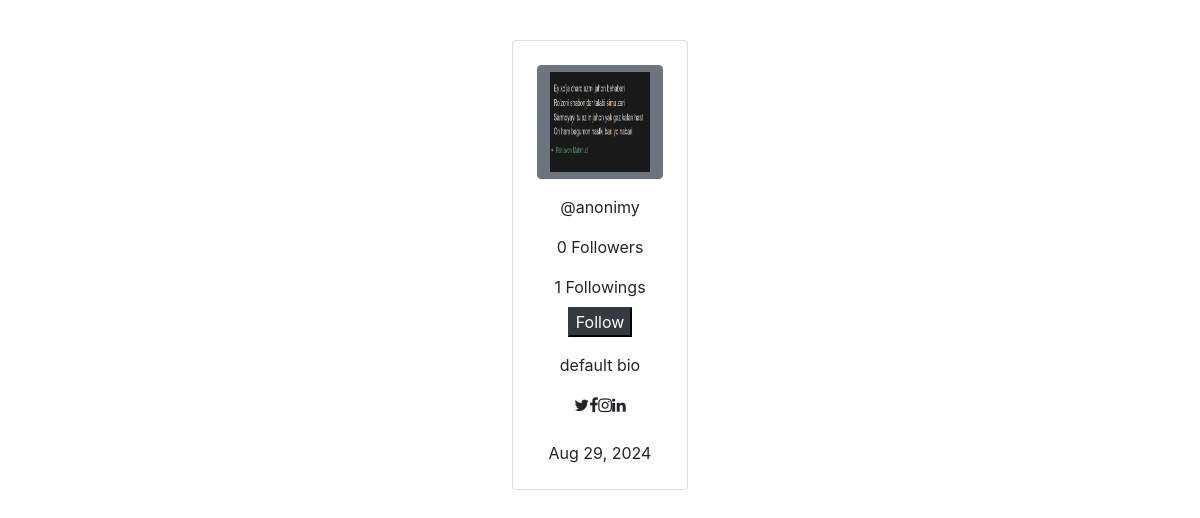
The app's page /account/anonimy/ with its own data.
### account/models.py (models this page shows)
class Account(AbstractUser):
    avatar = ImageField(upload_to="avatars")
    bio = TextField()
    following = ManyToManyField("self", related_name="followers", symmetrical=False, blank=True)

### account/views.py (the view)
# urls.py: path('<str:username>/', ProfileView.as_view(), name="profile"),
class ProfileView(View):
    def get(self, request, username):
        account = Account.objects.get(username=username)
        context = {
            "account": account
        }
        return render(request, "account/profile.html", context=context)

### account/templatetags/check_follow.py (called while the page is built)
@register.filter(name="follow")
def check_follow(account: Account, user: Account) -> str:
    if user in account.followers.all():
        return "unfollow"
    else:
        return "follow"

### templates/account/profile.html (shortened to what this page needs)
{% extends 'base.html' %}
{% load check_follow %}
{% block content %}
    {% with type=account|follow:request.user %}
        <div class="container mt-4 mb-4 p-3 d-flex justify-content-center">
            <div class="card p-4">
                <div class=" image d-flex flex-column justify-content-center align-items-center">
                    <button class="btn btn-secondary">
                        {% if account.avatar %}
                            <img src="{{ account.avatar.url }}" height="100" width="100"/>
                        {% else %}
                            <img src="https://i.imgur.com/wvxPV9S.png" height="100" width="100"/>
                        {% endif %}
                    </button>
                     <span
                        class="idd">@{{ account.username }}</span>
                    <div class="d-flex flex-row justify-content-center align-items-center mt-3"><span
                            class="number">{{ account.followers.count }} <span class="follow">Followers</span></span>
                    </div>
                    <div class="d-flex flex-row justify-content-center align-items-center mt-3"><span
                            class="number">{{ account.following.count }} <span class="follow">Followings</span></span>
                    </div>
                    <div class=" d-flex mt-2">
                        {% if account.id == request.user.id %}
                            <button class="btn1 btn-dark">Edit Profile</button>
                        {% else %}
                            <button class="btn1 btn-dark"><a
                                    href="{% url 'account:follow' account.username %}?type={{ type }}"
                                    style="color: white">{{ type|title }}</a></button>
                        {% endif %}
                    </div>
                    <div class="text mt-3"><span>{{ account.bio }}<br></span>
                    </div>
                    <div class="gap-3 mt-3 icons d-flex flex-row justify-content-center align-items-center"><span><i
                            class="fa fa-twitter"></i></span> <span><i class="fa fa-facebook-f"></i></span> <span><i
                            class="fa fa-instagram"></i></span> <span><i class="fa fa-linkedin"></i></span></div>
                    <div class=" px-2 rounded mt-4 date "><span
                            class="join">{{ account.date_joined|date:"M d, Y" }}</span>
                    </div>
                </div>
            </div>
        </div>
    {% endwith %}
{% endblock %}

### records on screen
Account: avatar (picture), username "anonimy", followers.count "0", following.count "1", bio "default bio", date_joined "Aug 29, 2024"

### other values on screen
{{ type|title }} "Follow"
